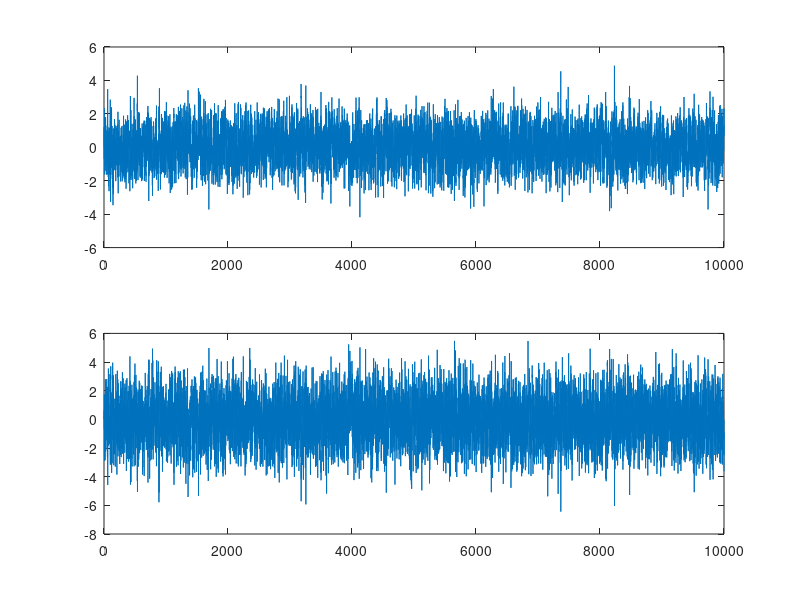

Source code (MATLAB): (Note: this script raises an error after producing the figure.)
clear;clc;close all;

% a_11=0.5; a_12 = -0.5; a_21=0.1 ;a_22 = 0.9;
% A=[a_11,a_12;a_21,a_22];
% disp(abs(eigs(A)))
N=10000;
numVar=3;


EPS=mvnrnd(zeros(numVar,1),eye(numVar),N)';

X=zeros(numVar,N);

A= [0.3709  , -0.0324 ,  -0.0614;
   -1.1020 ,   0.1661  , -0.1518;
   -0.0633   , 0.1341,    0.8438];
for jj=2:N
    
    X(:,jj)=A*X(:,jj-1)+EPS(:,jj);
    
end

figure;
subplot(2,1,1);
plot(X(1,:));
subplot(2,1,2);
plot(X(2,:));

acf1=autocorr(X(1,:));
acf2=autocorr(X(2,:));
acf3=autocorr(X(3,:));

gamma0=reshape( ((eye(length(A)^2)-kron(A,A))^(-1))*vec(eye(length(A))),size(A));
gamma1=A*gamma0;

rho=gamma1./gamma0
acf1(2)
acf2(2)
acf3(2)